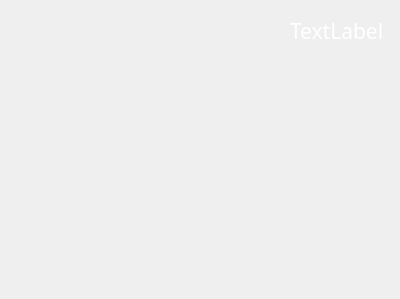
<?xml version="1.0" encoding="UTF-8"?>
<ui version="4.0">
 <class>VDireccion</class>
 <widget class="QDialog" name="VDireccion">
  <property name="geometry">
   <rect>
    <x>0</x>
    <y>0</y>
    <width>400</width>
    <height>299</height>
   </rect>
  </property>
  <property name="windowTitle">
   <string>Dialog</string>
  </property>
  <widget class="QLabel" name="label">
   <property name="geometry">
    <rect>
     <x>0</x>
     <y>0</y>
     <width>401</width>
     <height>301</height>
    </rect>
   </property>
   <property name="text">
    <string/>
   </property>
   <property name="pixmap">
    <pixmap resource="recursos.qrc">:/Recursos/Recursos/Direccion.png</pixmap>
   </property>
  </widget>
  <widget class="QPushButton" name="bHorizontal">
   <property name="geometry">
    <rect>
     <x>40</x>
     <y>80</y>
     <width>171</width>
     <height>41</height>
    </rect>
   </property>
   <property name="text">
    <string/>
   </property>
   <property name="flat">
    <bool>true</bool>
   </property>
  </widget>
  <widget class="QPushButton" name="bVertical">
   <property name="geometry">
    <rect>
     <x>40</x>
     <y>170</y>
     <width>171</width>
     <height>41</height>
    </rect>
   </property>
   <property name="text">
    <string/>
   </property>
   <property name="flat">
    <bool>true</bool>
   </property>
  </widget>
  <widget class="QLabel" name="lPlayer">
   <property name="geometry">
    <rect>
     <x>290</x>
     <y>20</y>
     <width>121</width>
     <height>21</height>
    </rect>
   </property>
   <property name="palette">
    <palette>
     <active>
      <colorrole role="WindowText">
       <brush brushstyle="SolidPattern">
        <color alpha="255">
         <red>255</red>
         <green>255</green>
         <blue>255</blue>
        </color>
       </brush>
      </colorrole>
      <colorrole role="Text">
       <brush brushstyle="SolidPattern">
        <color alpha="255">
         <red>0</red>
         <green>0</green>
         <blue>0</blue>
        </color>
       </brush>
      </colorrole>
     </active>
     <inactive>
      <colorrole role="WindowText">
       <brush brushstyle="SolidPattern">
        <color alpha="255">
         <red>255</red>
         <green>255</green>
         <blue>255</blue>
        </color>
       </brush>
      </colorrole>
      <colorrole role="Text">
       <brush brushstyle="SolidPattern">
        <color alpha="255">
         <red>0</red>
         <green>0</green>
         <blue>0</blue>
        </color>
       </brush>
      </colorrole>
     </inactive>
     <disabled>
      <colorrole role="WindowText">
       <brush brushstyle="SolidPattern">
        <color alpha="255">
         <red>120</red>
         <green>120</green>
         <blue>120</blue>
        </color>
       </brush>
      </colorrole>
      <colorrole role="Text">
       <brush brushstyle="SolidPattern">
        <color alpha="255">
         <red>120</red>
         <green>120</green>
         <blue>120</blue>
        </color>
       </brush>
      </colorrole>
     </disabled>
    </palette>
   </property>
   <property name="font">
    <font>
     <family>Bradley Hand ITC</family>
     <pointsize>16</pointsize>
    </font>
   </property>
   <property name="text">
    <string>TextLabel</string>
   </property>
  </widget>
 </widget>
 <resources>
  <include location="recursos.qrc"/>
 </resources>
 <connections/>
</ui>
